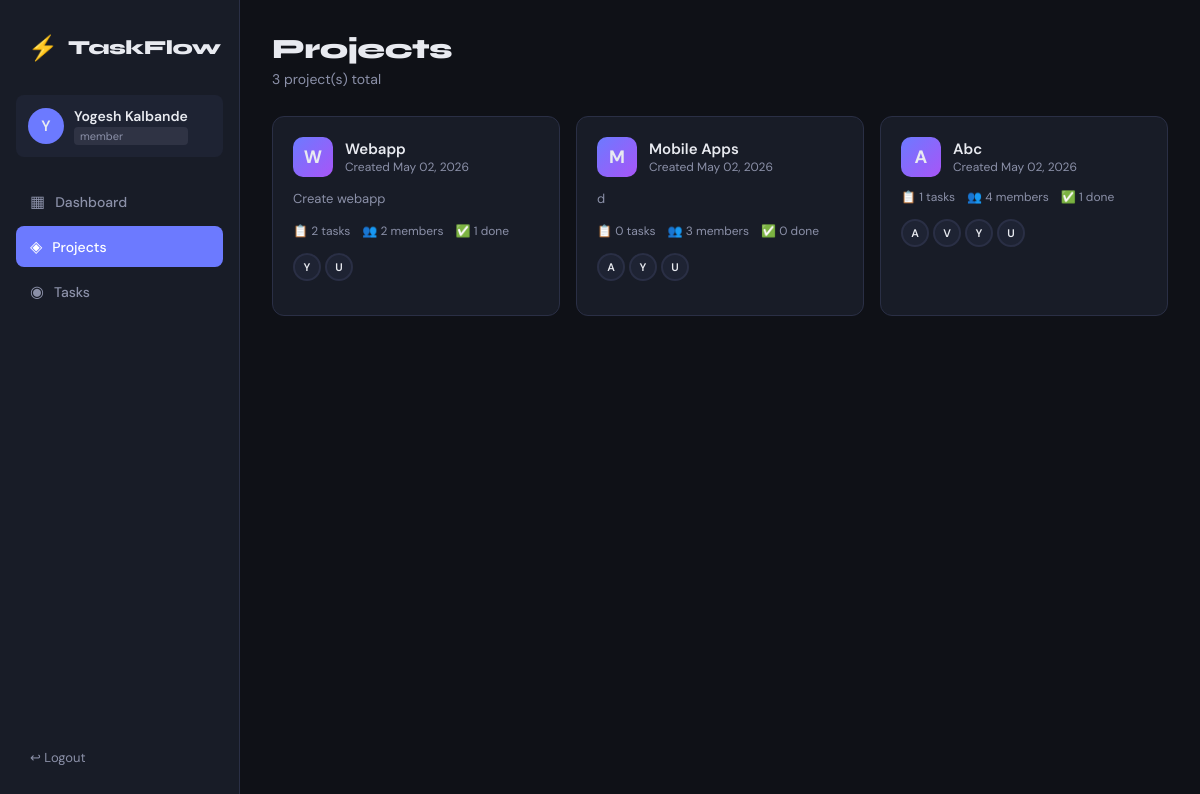
The app's page /projects (signed in) with its own data.
### app.py (models this page shows, shortened)
class User(db.Model):
    id = db.Column(db.Integer, primary_key=True)
    name = db.Column(db.String(100), nullable=False)
    email = db.Column(db.String(150), unique=True, nullable=False)
    password = db.Column(db.String(200), nullable=False)
    role = db.Column(db.String(20), default='member')  # admin or member
    created_at = db.Column(db.DateTime, default=datetime.utcnow)
    tasks_assigned = db.relationship('Task', backref='assignee', lazy=True)

class Project(db.Model):
    id = db.Column(db.Integer, primary_key=True)
    name = db.Column(db.String(200), nullable=False)
    description = db.Column(db.Text)
    created_by = db.Column(db.Integer, db.ForeignKey('user.id'))
    created_at = db.Column(db.DateTime, default=datetime.utcnow)
    members = db.relationship('User', secondary=project_members, backref='projects')
    tasks = db.relationship('Task', backref='project', lazy=True, cascade='all, delete-orphan')

### app.py (the view)
@app.route('/projects')
@login_required
def projects():
    if current_user.role == 'admin':
        all_projects = Project.query.all()
    else:
        all_projects = current_user.projects
    all_users = User.query.all()
    return render_template('projects.html', projects=all_projects, users=all_users)

### app.py (called while the page is built)
@login_manager.user_loader
def load_user(user_id):
    return User.query.get(int(user_id))

### templates/projects.html (shortened to what this page needs)
{% extends 'base.html' %}
{% block content %}
<div class="page-header">
    <div>
        <h1 class="page-title">Projects</h1>
        <p class="page-sub">{{ projects|length }} project(s) total</p>
    </div>
</div>
{% if projects %}
<div class="projects-grid">
    {% for p in projects %}
    <div class="project-card">
        <div class="project-card-header">
            <div class="project-icon">{{ p.name[0].upper() }}</div>
            <div>
                <div class="project-card-name">{{ p.name }}</div>
                <div class="project-card-date">Created {{ p.created_at.strftime('%b %d, %Y') }}</div>
            </div>
        </div>
        {% if p.description %}
        <p class="project-desc">{{ p.description }}</p>
        {% endif %}
        <div class="project-card-stats">
            <span>📋 {{ p.tasks|length }} tasks</span>
            <span>👥 {{ p.members|length }} members</span>
            <span>✅ {{ p.tasks|selectattr('status','eq','done')|list|length }} done</span>
        </div>
        <div class="project-members">
            {% for m in p.members[:5] %}
            <div class="member-avatar" title="{{ m.name }}">{{ m.name[0].upper() }}</div>
            {% endfor %}
        </div>
    </div>
    {% endfor %}
</div>
{% endif %}
{% endblock %}

### templates/base.html (shortened to what this page needs)
<!DOCTYPE html>
<html lang="en">
<head>
    <link rel="stylesheet" href="{{ url_for('static', filename='style.css') }}">
</head>
<body>
    {% if current_user.is_authenticated %}
    <nav class="sidebar">
        <div class="sidebar-logo">
            <span class="logo-icon">⚡</span>
            <span class="logo-text">TaskFlow</span>
        </div>
        <div class="sidebar-user">
            <div class="user-avatar">{{ current_user.name[0].upper() }}</div>
            <div class="user-info">
                <div class="user-name">{{ current_user.name }}</div>
                <div class="user-role badge-{{ current_user.role }}">{{ current_user.role }}</div>
            </div>
        </div>
        <ul class="nav-links">
            <li><a href="{{ url_for('dashboard') }}" class="{% if request.endpoint == 'dashboard' %}active{% endif %}">
                <span class="nav-icon">▦</span> Dashboard
            </a></li>
            <li><a href="{{ url_for('projects') }}" class="{% if request.endpoint == 'projects' %}active{% endif %}">
                <span class="nav-icon">◈</span> Projects
            </a></li>
            <li><a href="{{ url_for('tasks') }}" class="{% if request.endpoint == 'tasks' %}active{% endif %}">
                <span class="nav-icon">◉</span> Tasks
            </a></li>
        </ul>
        <a href="{{ url_for('logout') }}" class="logout-btn">↩ Logout</a>
    </nav>
    <main class="main-content">
    {% endif %}
    {% block content %}{% endblock %}
    {% if current_user.is_authenticated %}
    </main>
    {% endif %}
</body>
</html>

### static/style.css (style rules this page uses)
:root { --bg: #0f1117; --bg2: #181c27; --bg3: #1e2333; --border: #2a2f45; --text: #e8eaf0; --text2: #8b90a8; --accent: #6c7aff; --accent2: #5560e8; --green: #22c55e; --yellow: #f59e0b; --red: #ef4444; --purple: #a855f7; --radius: 12px; --radius-sm: 8px; --shadow: 0 4px 24px rgba(0,0,0,0.4); }
* { margin: 0; padding: 0; box-sizing: border-box; }
body { font-family: 'DM Sans', sans-serif; background: var(--bg); color: var(--text); display: flex; min-height: 100vh; }
.sidebar { width: 240px; background: var(--bg2); border-right: 1px solid var(--border); display: flex; flex-direction: column; padding: 24px 16px; position: fixed; top: 0; left: 0; bottom: 0; z-index: 100; }
.sidebar-logo { display: flex; align-items: center; gap: 10px; padding: 8px 12px; margin-bottom: 24px; }
.logo-icon { font-size: 24px; }
.logo-text { font-family: 'Syne', sans-serif; font-size: 20px; font-weight: 800; letter-spacing: -0.5px; color: var(--text); }
.sidebar-user { display: flex; align-items: center; gap: 10px; padding: 12px; background: var(--bg3); border-radius: var(--radius-sm); margin-bottom: 24px; }
.user-avatar { width: 36px; height: 36px; border-radius: 50%; background: var(--accent); display: flex; align-items: center; justify-content: center; font-weight: 600; font-size: 15px; flex-shrink: 0; }
.user-name { font-size: 14px; font-weight: 600; }
.user-role { font-size: 11px; margin-top: 2px; }
.nav-links { list-style: none; flex: 1; }
.nav-links li { margin-bottom: 4px; }
.nav-links a { display: flex; align-items: center; gap: 10px; padding: 10px 14px; border-radius: var(--radius-sm); color: var(--text2); text-decoration: none; font-size: 14px; font-weight: 500; transition: all 0.15s; }
.nav-links a.active { background: var(--accent); color: #fff; }
.nav-icon { font-size: 16px; }
.logout-btn { display: block; padding: 10px 14px; color: var(--text2); text-decoration: none; font-size: 13px; border-radius: var(--radius-sm); transition: all 0.15s; }
.main-content { margin-left: 240px; padding: 32px; flex: 1; max-width: 1200px; }
.page-header { display: flex; justify-content: space-between; align-items: flex-start; margin-bottom: 28px; }
.page-title { font-family: 'Syne', sans-serif; font-size: 28px; font-weight: 800; letter-spacing: -0.5px; }
.page-sub { color: var(--text2); font-size: 14px; margin-top: 4px; }
.projects-grid { display: grid; grid-template-columns: repeat(3, 1fr); gap: 16px; }
.project-card { background: var(--bg2); border: 1px solid var(--border); border-radius: var(--radius); padding: 20px; transition: transform 0.15s, box-shadow 0.15s; }
.project-card-header { display: flex; align-items: center; gap: 12px; margin-bottom: 12px; }
.project-icon { width: 40px; height: 40px; border-radius: 10px; background: linear-gradient(135deg, var(--accent), var(--purple)); display: flex; align-items: center; justify-content: center; font-size: 18px; font-weight: 700; flex-shrink: 0; }
.project-card-name { font-size: 15px; font-weight: 600; }
.project-card-date { font-size: 12px; color: var(--text2); }
.project-desc { font-size: 13px; color: var(--text2); margin-bottom: 14px; line-height: 1.5; }
.project-card-stats { display: flex; gap: 12px; font-size: 12px; color: var(--text2); margin-bottom: 14px; }
.project-members { display: flex; gap: 4px; margin-bottom: 14px; }
.member-avatar { width: 28px; height: 28px; border-radius: 50%; background: var(--bg3); border: 2px solid var(--border); display: flex; align-items: center; justify-content: center; font-size: 11px; font-weight: 600; }
.badge-member { background: rgba(139,144,168,0.15); color: var(--text2); padding: 2px 6px; border-radius: 4px; font-size: 11px; }

### records on screen
User: name "Y", name "Yogesh Kalbande", role "member"
Project: name "W", name "Webapp", created_at "May 02, 2026", description "Create webapp", tasks|length "2", members|length "2", tasks|selectattr "1"
User: name "U"
Project: name "M", name "Mobile Apps", created_at "May 02, 2026", description "d", tasks|length "0", members|length "3", tasks|selectattr "0"
User: name "A"
Project: name "A", name "Abc", created_at "May 02, 2026", tasks|length "1", members|length "4", tasks|selectattr "1"
User: name "V"

### other values on screen
{{ projects|length }} "3"
